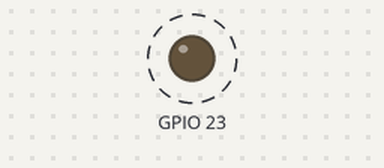
The program below on a simulated Raspberry Pi (BCM pin numbers). Parts: output pins drawn as LEDs (lit = HIGH). Dashed ring = blinking. What the program prints to the terminal is not drawn.

Above: at 0.5 s.
Timing chart, 0 to 4.6 s (numbered marks = the images above):
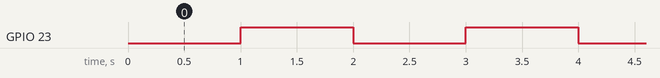

The program:

Motor_Example.py
```python
# -*- coding: utf-8 -*-
#!/usr/local/bin/python

import RPi.GPIO as GPIO
import time

GPIO.setmode(GPIO.BCM)

print "Set up Motor pins as output"

GPIO.setup(23, GPIO.OUT)

try:
    while True:
        GPIO.output(23, False)
        time.sleep(1)
        GPIO.output(23,True)
        print("Start")
        time.sleep(1)

except KeyboardInterrupt:
    GPIO.cleanup()
```

Measured:
- by itself, GPIO 23: alternates HIGH for 1.0 s and LOW for 1.0 s
